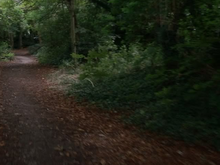
%> input picture hw1/Prog1_images/p1im1.bmp, 220 x 165 px, shrunk from 640 x 480 before the run
$ octave hw1.m   (GNU Octave 9; MATLAB toolbox functions it lacks are replaced by stand-ins)
%> lines starting %> are read from the running program, lines starting %| are printed output that depends on the picture
### hw1/histogram.m
function hist_im = histogram(origin_image)

subplot(1,2,1);
imshow(origin_image);
%[count, grayLevels] = imhist(grayImage(:,:,1));

[h,w] = size(origin_image(:,:,1));
count_r=zeros(1,256);
count_g=zeros(1,256);
count_b=zeros(1,256);
for i = 1:h
    for j = 1:w
        count_r(origin_image(i,j,1)+1) = count_r(origin_image(i,j,1)+1) + 1; % count為每一級灰度像素個數
        count_g(origin_image(i,j,2)+1) = count_g(origin_image(i,j,2)+1) + 1;
        count_b(origin_image(i,j,3)+1) = count_b(origin_image(i,j,3)+1) + 1;
    end
end
for i = 0:255
    grayLevels(i+1)=i;
end

%stem(grayLevels,count_r);

cdf_r = cumsum(count_r); %陣列累加值
cdf_r = cdf_r / numel(origin_image(:,:,1));
cdf_g = cumsum(count_g); %陣列累加值
cdf_g = cdf_g / numel(origin_image(:,:,1));
cdf_b = cumsum(count_b); %陣列累加值
cdf_b = cdf_b / numel(origin_image(:,:,1));

%stem(grayLevels,cdf_b);

final_image_r=zeros([h,w,1]);

for i = 1:h
    for j = 1:w
        final_image_r(i,j,1) = cdf_r(origin_image(i,j,1)+1);
        final_image_g(i,j,1) = cdf_g(origin_image(i,j,2)+1);
        final_image_b(i,j,1) = cdf_b(origin_image(i,j,3)+1);
    end
end

subplot(1,2,2);
imshow(cat(3,final_image_r,final_image_g,final_image_b));
hist_im = cat(3,final_image_r,final_image_g,final_image_b);
%imwrite(hist_im,'Prog1_images/1_hist.bmp');

end

### hw1/histogram_intensity.m
function hist_im_I = histogram_intensity(origin_image)

[h,w] = size(origin_image(:,:,1));
lab_im = rgb2lab(origin_image);
count=zeros(1,101);

for i = 1:h
    for j = 1:w
        count(round(lab_im(i,j,1))+1) = count(round(lab_im(i,j,1))+1) + 1; % count為每一級灰度像素個數
    end
end

cdf = cumsum(count); %陣列累加值
cdf = cdf / numel(lab_im(:,:,1));

for i = 1:h
    for j = 1:w
        lab_im(i,j,1) = cdf(round(lab_im(i,j,1))+1)*100;
    end
end

hist_im_I= lab2rgb(lab_im);

end

### hw1/logarithm.m
function log_im = logarithm(origin_image)

double_image = im2double(origin_image);
c = 1.8;
log_im = c*log(1+double_image);
%imwrite(log_im,'Prog1_images/5_log.bmp');
end

### hw1/power_law.m
function power_im = power_law(origin_image)

double_image = im2double(origin_image);
c = 1;
gamma = 3;
power_im = c*(double_image).^gamma;
%imwrite(power_im,'Prog1_images/2_power.bmp');
end

### hw1/ccm.m
function ccm_im = ccm(origin_image)

double_image = im2double(origin_image); %轉換到0~1之間

[h,w] = size(double_image(:,:,1));

final_image = zeros(h,w);
for i = 1:h
    for j = 1:w

        tmp = [1.1 0 0;
               0.2 1.1 -0.2;
               0  0  1.1] * [double_image(i,j,1);double_image(i,j,2);double_image(i,j,3)];

        final_image(i,j,1) = tmp(1,1);
        final_image(i,j,2) = tmp(2,1);
        final_image(i,j,3) = tmp(3,1);

    end
end

ccm_im = final_image;
end

### hw1/AWB.m
function O = AWB(I, p)

if nargin == 1
    p = 96;
end
p = 100-p;
szI = size(I);

[iR, iG, iB] = EstimateIlluminantRGB(I, p);

iEstm = [iR, iG, iB];
CCT_Estm = EstimateCCT(iEstm);
iRef = [iG, iG, iG];
CCT_Ref = EstimateCCT(iRef);

K = ComputeGainFactorMatrix(iEstm);
T = ComputeOffsetMatrix(K, CCT_Estm, CCT_Ref);

O = PerformWhiteBalanceCorrection(I, K, T);

end

function [Rc, Gc, Bc] = EstimateIlluminantRGB(I, p)
    R = I(:,:,1);
    G = I(:,:,2);
    B = I(:,:,3);

    Rc = EstimateIlluminantGrey(R, p);
    Gc = EstimateIlluminantGrey(G, p);
    Bc = EstimateIlluminantGrey(B, p);
end

function Ic = EstimateIlluminantGrey(I, p)
    Ic = 0;

    L = 256;
    sz = size(I);
    pxlTh = (p*sz(1)*sz(2))/100;
    histI = histogram(I);
    Imin = min(min(I));
    Imax = max(max(I));

    for k=Imin:(Imax-1)

        j = double(k+1);
        cnt1 = sum(histI(j:L));

        j = j+1;
        cnt2 = sum(histI(j:L));
        if( (cnt1 > pxlTh) && (cnt2 < pxlTh) )
            Ic = k;
             break;
        end
    end
end

function CCT = EstimateCCT(iEstm)

    A0 = -949.86315;
    A1 = 6253.80338;
    A2 = 28.70599;
    A3 = 0.00004;
    t1 = 0.92159;
    t2 = 0.20039;
    t3 = 0.07125;
    xe = 0.3366;
    ye = 0.1735;

    XYZ_Conv_matrix = [ 0.4124 0.3576 0.1805;
                        0.2126 0.7152 0.0722;
                        0.0193 0.152 0.9505];

    XYZ = XYZ_Conv_matrix * double(iEstm');

    x = XYZ(1) / (sum(XYZ));
    y = XYZ(2) / (sum(XYZ));
    H = -((x-xe)/(y-ye));
    CCT = A0 + (A1*exp(H/t1)) + (A2*exp(H/t2)) + (A3*exp(H/t3));
end

function [K] = ComputeGainFactorMatrix(iEstm)

    iEstm = double(iEstm);
    iEstm_R = iEstm(1);
    iEstm_G = iEstm(2);
    iEstm_B = iEstm(3);
    iRef_R = iEstm_G;
    iRef_G = iEstm_G;
    iRef_B = iEstm_G;
    Kr = iRef_R / iEstm_R;
    Kg = iRef_G / iEstm_G;
    Kb = iRef_B / iEstm_B;
    K = [Kr, 0, 0;
          0, Kg, 0;
          0, 0, Kb];
end

function T = ComputeOffsetMatrix(K, CCT_Estm, CCT_Ref)
    A = 100;
    Kr = K(1,1);
    Kb = K(3,3);
    Tr = max(1, (CCT_Estm - CCT_Ref)/A ) * (Kr-1);
    Tg = 0;
    Tb = max(1, (CCT_Ref - CCT_Estm)/A ) * (Kb-1);
    T = [Tr; Tg; Tb];
end

function O = PerformWhiteBalanceCorrection(I, K, T)
    sz = size(I);
    O = uint8(zeros(sz));

    for x = 1:sz(1)
        for y = 1:sz(2)
            Fxy = double([I(x,y,1), I(x,y,2), I(x,y,3)]');
            FWB = K * Fxy + T;

            for p=1:3
                O(x,y,p) = uint8(FWB(p));
            end
        end
    end
end

function hist = histogram(image)

[h,w] = size(image);
count=zeros(1,256);
for i = 1:h
    for j = 1:w
        count(image(i,j)+1) = count(image(i,j)+1) + 1;
    end
end

cdf = cumsum(count);
cdf = cdf / numel(image(:,:));

final_image_r=zeros([h,w,1]);

for i = 1:h
    for j = 1:w
        final_image(i,j) = cdf(image(i,j)+1);
    end
end

subplot(1,2,2);
imshow(final_image);
hist = count;

end

### hw1/sharpen.m
function sharpen_im = sharpen(origin_image)

lab_im = rgb2lab(origin_image);
kernel = [-1 -1 -1; -1 8 -1; -1 -1 -1];
lab_im(:,:,1) = lab_im(:,:,1) + convolve(double(lab_im(:,:,1)), kernel);
final_image_1 = lab2rgb(lab_im);

lab_im = rgb2lab(origin_image);
kernel = [0 -1 0; -1 4 -1; 0 -1 0];
lab_im(:,:,1) = lab_im(:,:,1) + convolve(double(lab_im(:,:,1)), kernel);
final_image_2 = lab2rgb(lab_im);

lab_im = rgb2lab(origin_image);
kernel = [-1 -2 -1; 0 0 0; 1 2 1];
lab_im(:,:,1) = lab_im(:,:,1) + convolve(double(lab_im(:,:,1)), kernel);
final_image_3 = lab2rgb(lab_im);

lab_im = rgb2lab(origin_image);
kernel = [-1 0; 0 1];
lab_im(:,:,1) = lab_im(:,:,1) + convolve(double(lab_im(:,:,1)), kernel);
final_image_4 = lab2rgb(lab_im);

sharpen_im = final_image_4;
end

function B = convolve(A, k);
[r c] = size(A);
[m n] = size(k);
h = rot90(k, 2);
center = floor((size(h)+1)/2);
left = center(2) - 1;
right = n - center(2);
top = center(1) - 1;
bottom = m - center(1);
Rep = zeros(r + top + bottom, c + left + right);
for x = 1 + top : r + top
    for y = 1 + left : c + left
        Rep(x,y) = A(x - top, y - left);
    end
end
B = zeros(r , c);
for x = 1 : r
    for y = 1 : c
        for i = 1 : m
            for j = 1 : n
                q = x - 1;
                w = y -1;
                B(x, y) = B(x, y) + (Rep(i + q, j + w) * h(i, j));
            end
        end
    end
end
end

### hw1/smooth.m
function smooth_im = smooth(origin_image)

double_image = im2double(origin_image);
kernel = ones(3,3)/9;
final_image_1(:,:,1) = convolve(double_image(:,:,1),kernel);
final_image_1(:,:,2) = convolve(double_image(:,:,2),kernel);
final_image_1(:,:,3) = convolve(double_image(:,:,3),kernel);

kernel = [1 2 1; 2 4 2; 1 2 1]/16;
final_image_2(:,:,1) = convolve(double_image(:,:,1),kernel);
final_image_2(:,:,2) = convolve(double_image(:,:,2),kernel);
final_image_2(:,:,3) = convolve(double_image(:,:,3),kernel);

smooth_im = final_image_2;
%imwrite(smooth_im,'Prog1_images/5_AWB_log_avg.bmp');
end

function B = convolve(A, k);
[r c] = size(A);
[m n] = size(k);
h = rot90(k, 2);
center = floor((size(h)+1)/2);
left = center(2) - 1;
right = n - center(2);
top = center(1) - 1;
bottom = m - center(1);
Rep = zeros(r + top + bottom, c + left + right);
for x = 1 + top : r + top
    for y = 1 + left : c + left
        Rep(x,y) = A(x - top, y - left);
    end
end
B = zeros(r , c);
for x = 1 : r
    for y = 1 : c
        for i = 1 : m
            for j = 1 : n
                q = x - 1;
                w = y -1;
                B(x, y) = B(x, y) + (Rep(i + q, j + w) * h(i, j));
            end
        end
    end
end
end

### hw1/hw1.m
clc;
clear;
origin_image = imread("Prog1_images/p1im1.bmp");
%> origin_image is the input picture: size 165x220x3 uint8; mean R, G, B 34.3, 36.6, 23.8
double_image = im2double(origin_image);

[h,w] = size(origin_image(:,:,1));
%> h = 165; w = 220
subplot(1,2,1);
imshow(origin_image);

%intensity
final_im = histogram(origin_image);
%> in histogram, `[h,w] = size(origin_image(:,:,1));`: h = 165; w = 220
%> after the loop in histogram, `for i = 1:h`: count_b = 256 values, max 1324 at index 11, min 0 at index 118, mean 141.8; count_g = 256 values, max 1076 at index 30, min 0 at index 1, mean 141.8; count_r = 256 values, max 876 at index 13, min 0 at index 141, mean 141.8
%> in histogram, `cdf_r = cumsum(count_r);`: cdf_r = 256 values from 13 to 36300
%> in histogram, `cdf_r = cdf_r / numel(origin_image(:,:,1));`: cdf_r = 256 values from 0.000358 to 1
%> in histogram, `cdf_g = cumsum(count_g);`: cdf_g = 256 values from 0 to 36300
%> in histogram, `cdf_g = cdf_g / numel(origin_image(:,:,1));`: cdf_g = 256 values from 0 to 1
%> in histogram, `cdf_b = cumsum(count_b);`: cdf_b = 256 values from 144 to 36300
%> in histogram, `cdf_b = cdf_b / numel(origin_image(:,:,1));`: cdf_b = 256 values from 0.00397 to 1
%> in histogram, `final_image_r=zeros([h,w,1]);`: final_image_r: size 165x220 double; every value is 0
%> after the loop in histogram, `for i = 1:h`:
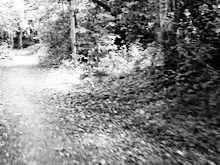
%> final_image_b: size 165x220 double; min 0.00397, max 1, mean 0.511
%> after the loop in histogram, `for i = 1:h`:
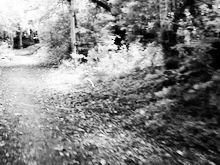
%> final_image_g: size 165x220 double; min 5.51e-05, max 1, mean 0.509
%> after the loop in histogram, `for i = 1:h`:
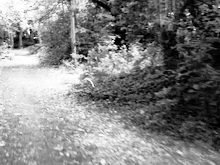
%> final_image_r: size 165x220 double; min 0.000358, max 1, mean 0.507
%> in histogram, `imshow(cat(3,final_image_r,final_image_g,final_image_b));`:
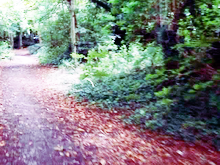
%> displayed picture: size 165x220x3, on the screen's scale of 0 to 255; mean R, G, B 129.5, 129.8, 130.2
final_im = histogram_intensity(origin_image);
%> in histogram_intensity, `lab_im = rgb2lab(origin_image);`: lab_im: size 165x220x3 double; mean of channels 1, 2, 3 13.9, -3.2, 7.5
%> after the loop in histogram_intensity, `for i = 1:h`: count = 101 values, max 1998 at index 6, min 0 at index 1, mean 359.4
%> in histogram_intensity, `cdf = cumsum(count);`: cdf = 101 values from 0 to 36300
%> in histogram_intensity, `cdf = cdf / numel(lab_im(:,:,1));`: cdf = 101 values from 0 to 1
%> after the loop in histogram_intensity, `for i = 1:h`: lab_im: size 165x220x3 double; mean of channels 1, 2, 3 52, -3.2, 7.5
final_im = logarithm(origin_image);
final_im = power_law(origin_image);

%color
final = ccm(origin_image);
final_im = AWB(origin_image, 90);
%> after the loop in histogram, `for i = 1:h`: count has the same summary as count_r
%> in histogram, `cdf = cumsum(count);`: cdf = 256 values from 13 to 36300
%> in histogram, `cdf = cdf / numel(image(:,:));`: cdf = 256 values from 0.000358 to 1
%> in histogram, `hist = count;`: hist has the same summary as count_r
%> in EstimateIlluminantGrey, `histI = histogram(I);`: histI has the same summary as count_r in histogram
%> in EstimateIlluminantGrey, `Imin = min(min(I));`: Imin = 0
%> in EstimateIlluminantGrey, `Imax = max(max(I));`: Imax = 146
%> the loop in EstimateIlluminantGrey, `for k=Imin:(Imax-1)` made 65 passes
%> (cnt1, cnt2) on passes 1 to 12: (36300, 36287), (36287, 36246), (36246, 36143), (36143, 35958), (35958, 35663), (35663, 35242), (35242, 34717), (34717, 34045), (34045, 33338), (33338, 32580), (32580, 31781), (31781, 30931)
%> after the loop in EstimateIlluminantGrey, `for k=Imin:(Imax-1)`: Ic = 64
%> the loop in EstimateIlluminantGrey (call 2), `for k=Imin:(Imax-1)` made 58 passes
%> (cnt1, cnt2, Ic) on pass 58: (3799, 3612, 62)
%> (cnt1, cnt2) on passes 1 to 6: (36300, 36298), (36298, 36283), (36283, 36243), (36243, 36156), (36156, 36006), (36006, 35806)
%> in EstimateIlluminantRGB, `Gc = EstimateIlluminantGrey(G, p);`: Gc = 62

%noise
final_im = sharpen(origin_image);
%> in sharpen, `lab_im(:,:,1) = lab_im(:,:,1) + convolve(double(lab_im(:,:,1)), kernel);`: lab_im: size 165x220x3 double; mean of channels 1, 2, 3 14.8, -3.2, 7.5
%> in sharpen, `lab_im(:,:,1) = lab_im(:,:,1) + convolve(double(lab_im(:,:,1)), kernel);`: lab_im: size 165x220x3 double; mean of channels 1, 2, 3 14.2, -3.2, 7.5
%> call 3 of convolve, with k = [-1 -2 -1; 0 0 0; 1 2 1]
%> after the loop in convolve (call 3), `for x = 1 : r`:
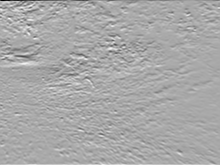
%> B: size 165x220 double; min -233.3, max 119.5, mean 0.2; drawn with min black and max white
%> in sharpen, `lab_im(:,:,1) = lab_im(:,:,1) + convolve(double(lab_im(:,:,1)), kernel);`: lab_im: size 165x220x3 double; mean of channels 1, 2, 3 14.1, -3.2, 7.5
%> call 4 of convolve, with k = [-1 0; 0 1]
%> after the loop in convolve (call 4), `for x = 1 : r`:
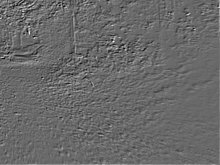
%> B: size 165x220 double; min -28.34, max 40.43, mean 0.2; drawn with min black and max white
%> in sharpen, `lab_im(:,:,1) = lab_im(:,:,1) + convolve(double(lab_im(:,:,1)), kernel);`: lab_im: size 165x220x3 double; mean of channels 1, 2, 3 14.1, -3.2, 7.5
final_im = smooth(origin_image);
%> after the loop in convolve, `for x = 1 + top : r + top`:
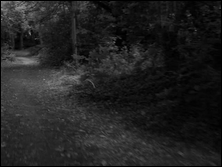
%> Rep: size 167x222 double; min 0, max 0.573, mean 0.132
%> (the run ends here)
